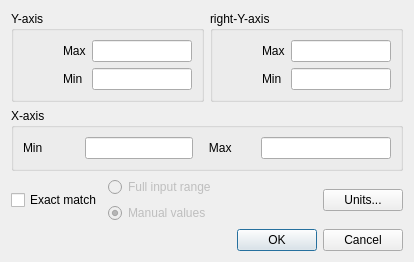
<?xml version="1.0" encoding="UTF-8"?>
<ui version="4.0">
 <class>CScaleDlg</class>
 <widget class="QDialog" name="CScaleDlg">
  <property name="geometry">
   <rect>
    <x>0</x>
    <y>0</y>
    <width>410</width>
    <height>237</height>
   </rect>
  </property>
  <property name="sizePolicy">
   <sizepolicy hsizetype="Fixed" vsizetype="Fixed">
    <horstretch>0</horstretch>
    <verstretch>0</verstretch>
   </sizepolicy>
  </property>
  <property name="windowTitle">
   <string>Plot Scale Setup</string>
  </property>
  <layout class="QVBoxLayout" name="verticalLayout">
   <property name="sizeConstraint">
    <enum>QLayout::SetFixedSize</enum>
   </property>
   <item>
    <layout class="QHBoxLayout" name="horizontalLayout">
     <item>
      <widget class="QGroupBox" name="yGroupBox">
       <property name="title">
        <string>Y-axis</string>
       </property>
       <layout class="QGridLayout" name="gridLayout_2">
        <item row="0" column="2">
         <widget class="QLineEdit" name="yMaxEdit">
          <property name="maximumSize">
           <size>
            <width>100</width>
            <height>16777215</height>
           </size>
          </property>
         </widget>
        </item>
        <item row="0" column="1">
         <widget class="QLabel" name="uMaxLbl">
          <property name="text">
           <string>Max</string>
          </property>
         </widget>
        </item>
        <item row="3" column="2">
         <widget class="QLineEdit" name="yMinEdit">
          <property name="maximumSize">
           <size>
            <width>100</width>
            <height>16777215</height>
           </size>
          </property>
         </widget>
        </item>
        <item row="3" column="1">
         <widget class="QLabel" name="yMinLbl">
          <property name="text">
           <string>Min</string>
          </property>
         </widget>
        </item>
        <item row="0" column="0">
         <spacer name="horizontalSpacer">
          <property name="orientation">
           <enum>Qt::Horizontal</enum>
          </property>
          <property name="sizeHint" stdset="0">
           <size>
            <width>40</width>
            <height>20</height>
           </size>
          </property>
         </spacer>
        </item>
       </layout>
      </widget>
     </item>
     <item>
      <widget class="QGroupBox" name="ryGroupBox">
       <property name="title">
        <string>right-Y-axis</string>
       </property>
       <layout class="QGridLayout" name="gridLayout">
        <item row="2" column="2">
         <widget class="QLineEdit" name="ryMinEdit">
          <property name="maximumSize">
           <size>
            <width>100</width>
            <height>16777215</height>
           </size>
          </property>
         </widget>
        </item>
        <item row="0" column="2">
         <widget class="QLineEdit" name="ryMaxEdit">
          <property name="maximumSize">
           <size>
            <width>100</width>
            <height>16777215</height>
           </size>
          </property>
         </widget>
        </item>
        <item row="2" column="1">
         <widget class="QLabel" name="ryMinLbl">
          <property name="text">
           <string>Min</string>
          </property>
         </widget>
        </item>
        <item row="0" column="1">
         <widget class="QLabel" name="ryMaxLbl">
          <property name="text">
           <string>Max</string>
          </property>
         </widget>
        </item>
        <item row="0" column="0">
         <spacer name="horizontalSpacer_3">
          <property name="orientation">
           <enum>Qt::Horizontal</enum>
          </property>
          <property name="sizeHint" stdset="0">
           <size>
            <width>40</width>
            <height>20</height>
           </size>
          </property>
         </spacer>
        </item>
       </layout>
      </widget>
     </item>
    </layout>
   </item>
   <item>
    <widget class="QGroupBox" name="xGroupBox">
     <property name="title">
      <string>X-axis</string>
     </property>
     <layout class="QHBoxLayout" name="horizontalLayout_2">
      <item>
       <widget class="QLabel" name="xMinLbl">
        <property name="text">
         <string>Min</string>
        </property>
       </widget>
      </item>
      <item>
       <widget class="QLineEdit" name="xMinEdit">
        <property name="sizePolicy">
         <sizepolicy hsizetype="Preferred" vsizetype="Fixed">
          <horstretch>0</horstretch>
          <verstretch>0</verstretch>
         </sizepolicy>
        </property>
        <property name="maximumSize">
         <size>
          <width>130</width>
          <height>16777215</height>
         </size>
        </property>
       </widget>
      </item>
      <item>
       <widget class="QLabel" name="xMaxLbl">
        <property name="text">
         <string>   Max</string>
        </property>
       </widget>
      </item>
      <item>
       <widget class="QLineEdit" name="xMaxEdit">
        <property name="maximumSize">
         <size>
          <width>130</width>
          <height>16777215</height>
         </size>
        </property>
       </widget>
      </item>
     </layout>
    </widget>
   </item>
   <item>
    <layout class="QHBoxLayout" name="horizontalLayout_3">
     <item>
      <widget class="QCheckBox" name="exaMatchBox">
       <property name="text">
        <string>Exact match</string>
       </property>
      </widget>
     </item>
     <item>
      <layout class="QVBoxLayout" name="verticalLayout_2">
       <item>
        <widget class="QRadioButton" name="flRadioBtn">
         <property name="enabled">
          <bool>false</bool>
         </property>
         <property name="text">
          <string>Full input range</string>
         </property>
         <property name="checked">
          <bool>false</bool>
         </property>
        </widget>
       </item>
       <item>
        <widget class="QRadioButton" name="manRadioBtn">
         <property name="enabled">
          <bool>false</bool>
         </property>
         <property name="text">
          <string>Manual values</string>
         </property>
         <property name="checked">
          <bool>true</bool>
         </property>
        </widget>
       </item>
      </layout>
     </item>
     <item>
      <spacer name="horizontalSpacer_2">
       <property name="orientation">
        <enum>Qt::Horizontal</enum>
       </property>
       <property name="sizeHint" stdset="0">
        <size>
         <width>40</width>
         <height>20</height>
        </size>
       </property>
      </spacer>
     </item>
     <item>
      <widget class="QPushButton" name="unitsBtn">
       <property name="text">
        <string>Units...</string>
       </property>
      </widget>
     </item>
    </layout>
   </item>
   <item>
    <widget class="QDialogButtonBox" name="buttonBox">
     <property name="orientation">
      <enum>Qt::Horizontal</enum>
     </property>
     <property name="standardButtons">
      <set>QDialogButtonBox::Cancel|QDialogButtonBox::Ok</set>
     </property>
    </widget>
   </item>
  </layout>
 </widget>
 <tabstops>
  <tabstop>xMinEdit</tabstop>
  <tabstop>xMaxEdit</tabstop>
  <tabstop>yMinEdit</tabstop>
  <tabstop>yMaxEdit</tabstop>
  <tabstop>ryMinEdit</tabstop>
  <tabstop>ryMaxEdit</tabstop>
  <tabstop>exaMatchBox</tabstop>
  <tabstop>flRadioBtn</tabstop>
  <tabstop>manRadioBtn</tabstop>
  <tabstop>unitsBtn</tabstop>
 </tabstops>
 <resources/>
 <connections>
  <connection>
   <sender>buttonBox</sender>
   <signal>accepted()</signal>
   <receiver>CScaleDlg</receiver>
   <slot>accept()</slot>
   <hints>
    <hint type="sourcelabel">
     <x>257</x>
     <y>227</y>
    </hint>
    <hint type="destinationlabel">
     <x>157</x>
     <y>274</y>
    </hint>
   </hints>
  </connection>
  <connection>
   <sender>buttonBox</sender>
   <signal>rejected()</signal>
   <receiver>CScaleDlg</receiver>
   <slot>reject()</slot>
   <hints>
    <hint type="sourcelabel">
     <x>325</x>
     <y>227</y>
    </hint>
    <hint type="destinationlabel">
     <x>286</x>
     <y>274</y>
    </hint>
   </hints>
  </connection>
 </connections>
</ui>
